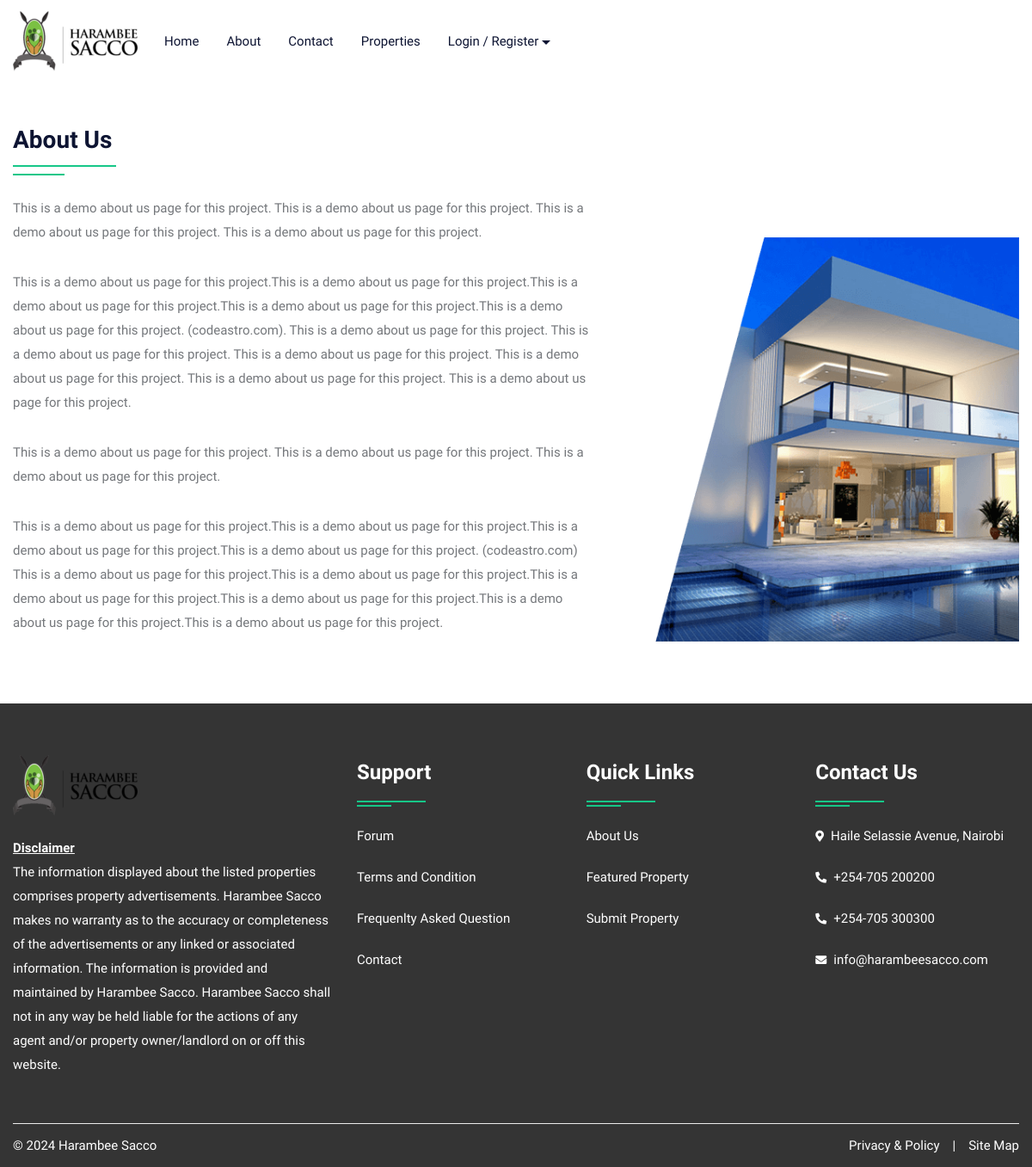
/about.php, run on an earlier commit of the app's database.
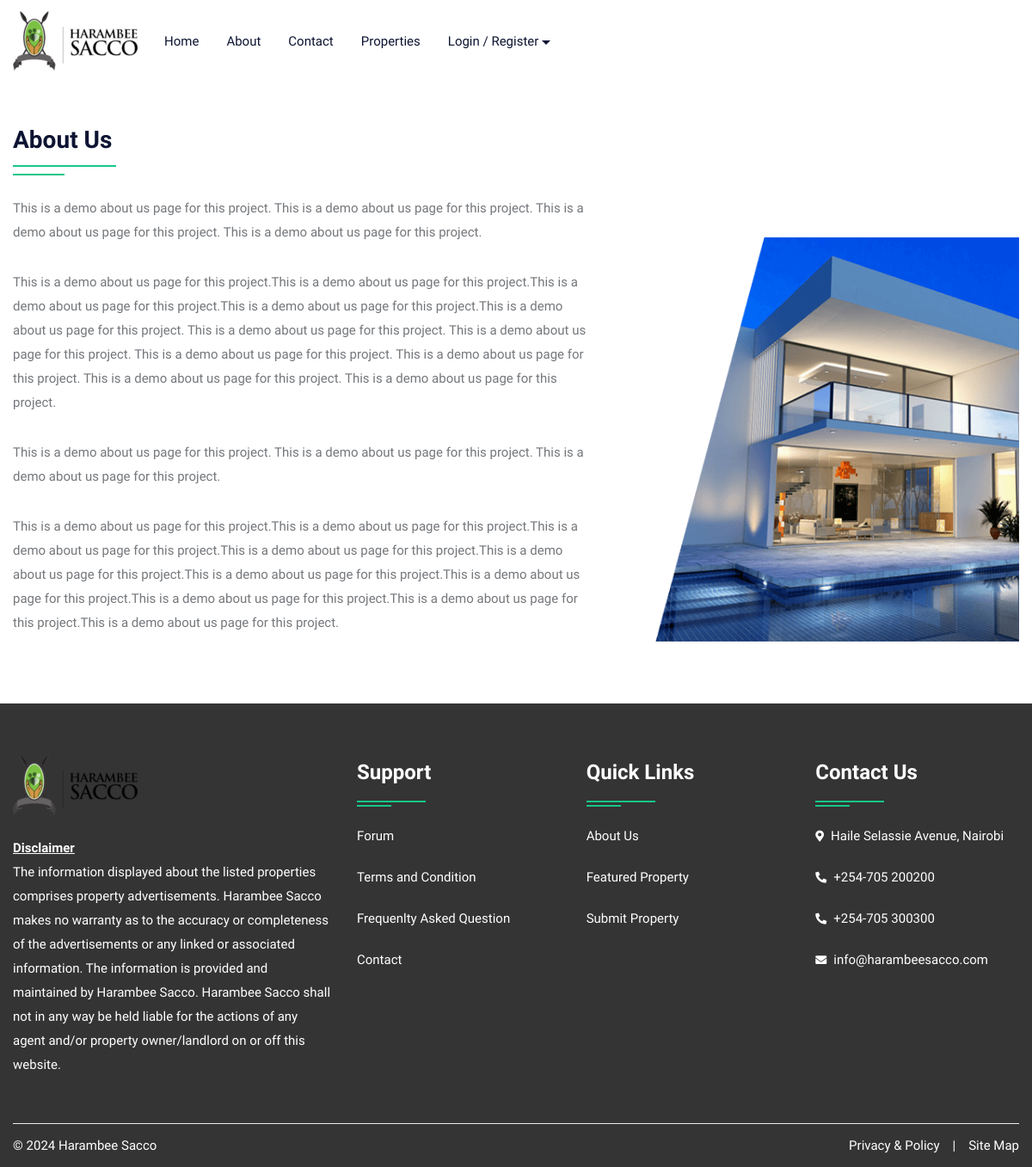
And on a later commit of the database.
### tables this page shows
CREATE TABLE `about` (
  `id` int(10) NOT NULL,
  `title` varchar(100) NOT NULL,
  `content` longtext NOT NULL,
  `image` varchar(300) NOT NULL
);

### about.php (the view, shortened to what this page needs)
<!DOCTYPE html>
<html lang="en">
<head>
    <link rel="stylesheet" type="text/css" href="css/bootstrap.min.css">
    <link rel="stylesheet" type="text/css" href="css/bootstrap-slider.css">
    <link rel="stylesheet" type="text/css" href="css/jquery-ui.css">
    <link rel="stylesheet" type="text/css" href="css/layerslider.css">
    <link rel="stylesheet" type="text/css" href="css/color.css" id="color-change">
    <link rel="stylesheet" type="text/css" href="css/owl.carousel.min.css">
    <link rel="stylesheet" type="text/css" href="css/font-awesome.min.css">
    <link rel="stylesheet" type="text/css" href="fonts/flaticon/flaticon.css">
    <link rel="stylesheet" type="text/css" href="css/style.css">
</head>
<body>
    <div id="page-wrapper">
        <div class="row">
            <?php include("include/header.php"); ?>
            <div class="full-row">
                <div class="container">
                    <?php
                    $query = mysqli_query($con, "SELECT * FROM about");
                    while ($row = mysqli_fetch_array($query)) {
                    ?>
                        <div class="row">
                            <div class="col-md-12 col-lg-12">
                                <h3 class="double-down-line-left text-secondary position-relative pb-4 mb-4"><?php echo $row['1']; ?></h3>
                            </div>
                        </div>
                        <div class="row about-company">
                            <div class="col-md-12 col-lg-7">
                                <div class="about-content">
                                    <?php echo $row['2']; ?>
                                </div>
                            </div>
                            <div class="col-md-12 col-lg-5 mt-5">
                                <div class="about-img"> <img src="admin/upload/<?php echo $row['3']; ?>" alt="about image"> </div>
                            </div>
                        </div>
                    <?php } ?>
                </div>
            </div>
            <?php include("include/footer.php"); ?>
        </div>
    </div>
</body>
</html>

### include/header.php (shortened to what this page needs)
<header id="header" class="transparent-header-modern fixed-header-bg-white w-100">
    <div class="main-nav secondary-nav hover-success-nav py-2">
        <div class="container">
            <div class="row">
                <div class="col-lg-12">
                    <nav class="navbar navbar-expand-lg navbar-light p-0">
                        <a class="navbar-brand position-relative" href="index.php">
                            <img class="nav-logo" src="images/logo/hslogo2.png" alt="">
                        </a>
                        <div class="collapse navbar-collapse" id="navbarSupportedContent">
                            <ul class="navbar-nav mr-auto">
                                <li class="nav-item dropdown">
                                    <a class="nav-link" href="index.php" role="button" aria-haspopup="true" aria-expanded="false">Home</a>
                                </li>
                                <li class="nav-item"> <a class="nav-link" href="about.php">About</a> </li>
                                <li class="nav-item"> <a class="nav-link" href="contact.php">Contact</a> </li>
                                <li class="nav-item"> <a class="nav-link" href="property.php">Properties</a> </li>
                                <?php if (isset($_SESSION['uemail'])) { ?>
                                    <li class="nav-item dropdown">
                                        <a class="nav-link dropdown-toggle" href="#" role="button" data-toggle="dropdown" aria-haspopup="true" aria-expanded="false">My Account</a>
                                        <ul class="dropdown-menu">
                                            <li class="nav-item"> <a class="nav-link" href="profile.php">Profile</a> </li>
                                            <?php if ($_SESSION['utype'] === 'agent') { ?>
                                                <li class="nav-item"> <a class="nav-link" href="feature.php">Your Property</a> </li>
                                            <?php } ?>
                                            <li class="nav-item"> <a class="nav-link" href="logout.php">Logout</a> </li>
                                        </ul>
                                    </li>
                                <?php } else { ?>
                                    <li class="nav-item dropdown">
                                        <a class="nav-link dropdown-toggle" href="#" role="button" data-toggle="dropdown" aria-haspopup="true" aria-expanded="false">Login / Register</a>
                                    </li>
                                <?php } ?>
                            </ul>
                        </div>
                    </nav>
                </div>
            </div>
        </div>
    </div>
</header>

### include/footer.php
<footer class="full-row bg-secondary p-0">
    <div class="container">
        <div class="row">
            <div class="col-lg-12">
                <div class="divider py-40">
                    <div class="row">
                        <div class="col-md-12 col-lg-4">
                            <div class="footer-widget mb-4">
                                <div class="footer-logo mb-4"> <a href="#"><img class="logo-bottom" src="images/logo/hslogo2.png" alt="image"></a> </div>
                                <p class="pb-20 text-white"><u><b>Disclaimer</b></u><br>The information displayed about the listed properties comprises property advertisements. Harambee Sacco makes no warranty as to the accuracy or completeness of the advertisements or any linked or associated information. The information is provided and maintained by Harambee Sacco. Harambee Sacco shall not in any way be held liable for the actions of any agent and/or property owner/landlord on or off this website.</p>
                            </div>
                        </div>
                        <div class="col-md-12 col-lg-8">
                            <div class="row">
                                <div class="col-md-4 col-lg-4">
                                    <div class="footer-widget footer-nav mb-4">
                                        <h4 class="widget-title text-white double-down-line-left position-relative">Support</h4>
                                        <ul class="hover-text-primary">
                                            <li><a href="#" class="text-white">Forum</a></li>
                                            <li><a href="#" class="text-white">Terms and Condition</a></li>
                                            <li><a href="#" class="text-white">Frequenlty Asked Question</a></li>
                                            <li><a href="contact.php" class="text-white">Contact</a></li>
                                        </ul>
                                    </div>
                                </div>
                                <div class="col-md-4 col-lg-4">
                                    <div class="footer-widget footer-nav mb-4">
                                        <h4 class="widget-title text-white double-down-line-left position-relative">Quick Links</h4>
                                        <ul class="hover-text-primary">
                                            <li><a href="about.php" class="text-white">About Us</a></li>
                                            <li><a href="#" class="text-white">Featured Property</a></li>
                                            <li><a href="#" class="text-white">Submit Property</a></li>
                                        </ul>
                                    </div>
                                </div>
                                <div class="col-md-4 col-lg-4">
                                    <div class="footer-widget">
                                        <h4 class="widget-title text-white double-down-line-left position-relative">Contact Us</h4>
                                        <ul class="text-white">
                                            <li class="hover-text-primary"><i class="fas fa-map-marker-alt text-white mr-2 font-13 mt-1"></i>Haile Selassie Avenue, Nairobi</li>
                                            <li class="hover-text-primary"> <i class="fas fa-phone-alt text-white mr-2 font-13 mt-1"></i>+254-705 200200</li>
                                            <li class="hover-text-primary"> <i class="fas fa-phone-alt text-white mr-2 font-13 mt-1"></i>+254-705 300300</li>
                                            <li class="hover-text-primary"><i class="fas fa-envelope text-white mr-2 font-13 mt-1"></i>info@harambeesacco.com</li>
                                        </ul>
                                    </div>
                                </div>
                            </div>
                        </div>
                    </div>
                </div>
            </div>
        </div>
        <div class="row copyright">
            <div class="col-sm-6"> <span class="text-white">© <?php echo date('Y'); ?> Harambee Sacco</span> </div>
            <div class="col-sm-6">
                <ul class="line-menu text-white hover-text-primary float-right">
                    <li><a href="#">Privacy & Policy</a></li>
                    <li>|</li>
                    <li><a href="#"> Site Map</a></li>
                </ul>
            </div>
        </div>
    </div>
</footer>

### css/color.css (style rules this page uses)
:root { --theme-ordinary-color: #74777b; }
:root { --theme-primary-color: #17c788; }
:root { --theme-secondary-color: #0d1432; }
:root { --theme-white-color: #fff; }
:root { --theme-light-color: #f8f8f8; }
:root { --theme-gray-color: #f5f5f5; }
:root { --theme-footer-color: #091b4b; }
:root { --theme-dark-color: #091b4b; }
:root { --text-light-color: #a3a7af; }
:root { --theme-primary-opacity-color: rgba(11, 191, 141, .8); }
:root { --theme-secondary-opacity-color: rgba(13,20,50,0.7); }
:root { --theme-white-opacity-color: rgba(255, 255, 255, 0.3); }
:root { --theme-dark-opacity-color: rgba(0, 0, 0, 0.5); }
:root { --theme-ordinary-font: 'Muli', sans-serif; }
:root { --theme-highlight-font: 'Comfortaa', cursive; }

What changed in the data, as far as the page shows it:
changed about "About Us": content "…page for this project. (codeastro.com). This is a demo about us page for this project. This is a demo about us page for this project. This is a demo about us page for this project. This is a demo about us page for this project. This is a demo about us page for this project. This is a demo about us page for this project. This is a demo about us page for this project. This is a demo about us page for this project. This is a demo about us page for this project. This is a demo about us page for this project.This is a demo about us page for this project.This is a demo about us page for this project.This is a demo about us page for this project. (codeastro.com) This is a demo about…" → "…page for this project. This is a demo about us page for this project. This is a demo about us page for this project. This is a demo about us page for this project. This is a demo about us page for this project. This is a demo about us page for this project. This is a demo about us page for this project. This is a demo about us page for this project. This is a demo about us page for this project. This is a demo about us page for this project. This is a demo about us page for this project.This is a demo about us page for this project.This is a demo about us page for this project.This is a demo about us page for this project.This is a demo about…"
